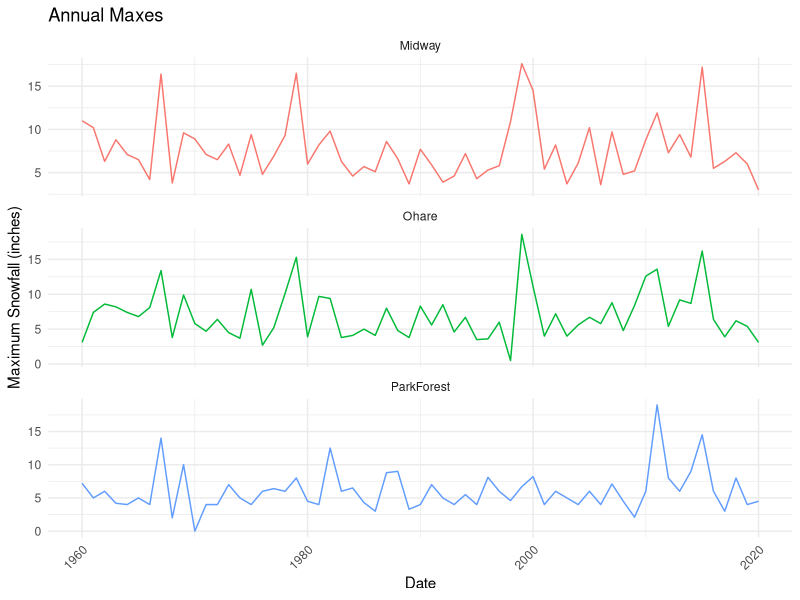
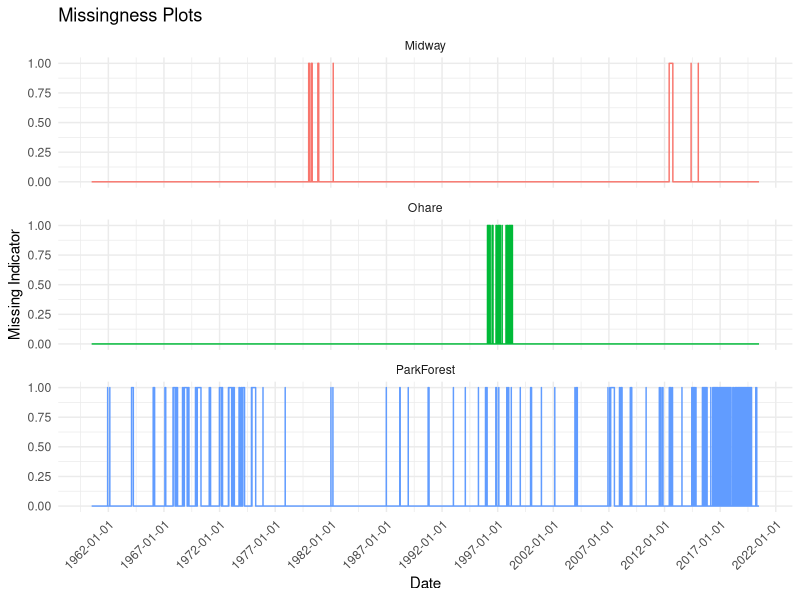
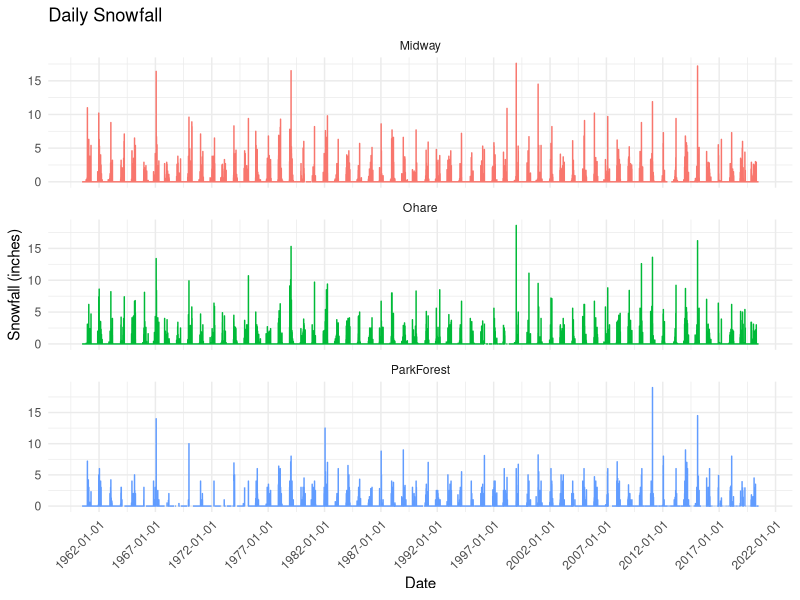

Reproduce these figures in R, in order.
########################################################################################
##### Name: EDA.R                                                                  #####
#####  Description: Exploratory Data Analysis for Chicago Snowfall Data            #####
########################################################################################
rm(list=ls())
library(tidyverse)
library(lubridate)

snowfall_df <- read_csv("data/SnowfallCHI_v5.csv")

# Summary Statistics

snowfall_df %>% 
  group_by(station,name) %>% 
  summarise(min_date = min(date),max_date = max(date),
            num_obs = n())


snowfall_df %>% 
  group_by(station,name,month(date)) %>% 
  summarise(ct = n(),snowf_missing = sum(is.na(snowf)),snowf_pct_missing = sum(is.na(snowf))/n(),
            snowdep_missing = sum(is.na(snowdep)),snowdep_pct_missing = sum(is.na(snowdep))/n()) -> missingness_df 
snowfall_df %>% 
  group_by(station,name,'year'=year(date)) %>% 
  summarise(ann_max_snowf = max(snowf,na.rm = T)) -> annual_max_snowf_df 

snowfall_df$missing_ts <- 0

snowfall_df$missing_ts[which(is.na(snowfall_df$snowf)==T)] <- 1



# Plots
snowfall_plt <- snowfall_df %>% 
  ggplot(aes(x=date,y=snowf,color=name)) +
  geom_line() + theme_minimal() + theme(legend.position = 'none',axis.text.x = element_text(angle = 45,hjust = 1))+
  scale_x_date(date_breaks = '5 years') +xlab('Date')+ylab('Snowfall (inches)') + 
  ggtitle('Daily Snowfall')+ facet_wrap(~name,nrow = 3,scales = 'free_y')

missing_plt <- snowfall_df %>% 
  ggplot(aes(x=date,y=missing_ts,color=name)) +
  geom_line() + theme_minimal() + theme(legend.position = 'none',axis.text.x = element_text(angle = 45,hjust = 1))+
  scale_x_date(date_breaks = '5 years') +xlab('Date')+ylab('Missing Indicator') + 
  ggtitle('Missingness Plots')+ facet_wrap(~name,nrow = 3,scales = 'free_y')


ann_max_snowfall_plt <- annual_max_snowf_df %>% 
  ggplot(aes(x=as.numeric(year),y=ann_max_snowf,color=name)) +
  geom_line() + theme_minimal() + theme(legend.position = 'none',axis.text.x = element_text(angle = 45,hjust = 1))+
  xlab('Date')+ylab('Maximum Snowfall (inches)')+ ggtitle('Annual Maxes')+
  facet_wrap(~name,nrow = 3,scales = 'free_y')

ann_max_snowfall_plt
missing_plt
snowfall_plt


snowfall_df %>% 
  select(-snowdep) %>% 
  filter(snowf > 0) %>% 
  nest(data = c(date,snowf)) -> snowdays_df 

# Splits into groups of consecutive and non-consecutive days

date_split <- function(df){
  
  split(df$date, cumsum(c(TRUE, diff(df$date) != 1)))
  
}

snowdays_df %>% 
  mutate('date_splits'=lapply(snowdays_df$data,date_split)) -> snowdays_df
